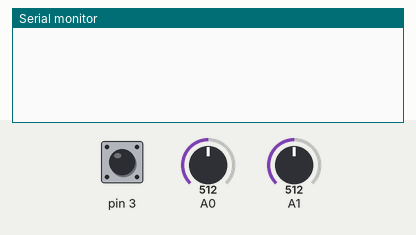
Simulated run of this sketch. Board: Arduino Uno, built with avr-gcc and run on an emulated ATmega328P. On the bench: the last lines printed to the serial monitor. The inputs (shaded band) are chosen by the test bench; at power-on: A0 = 512, A1 = 512, pin 3 HIGH.

Above: at 2.8 s.
2.9 s: A0 set to 0
At 3.8 s:
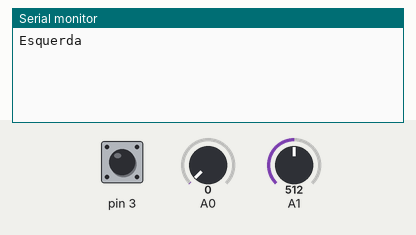
5.5 s: A1 set to 0
At 6.8 s:
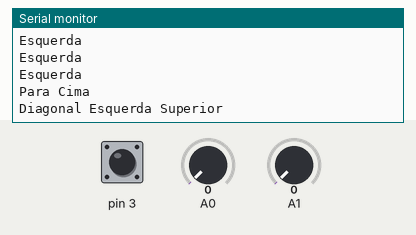
7.5 s: pin 3 pulled LOW for 1.3 s
10.3 s: A0 set to 1023
At 11.8 s:
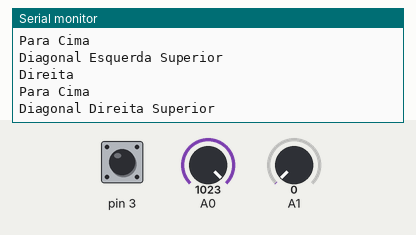
12.5 s: A1 set to 1023
At 13.7 s:
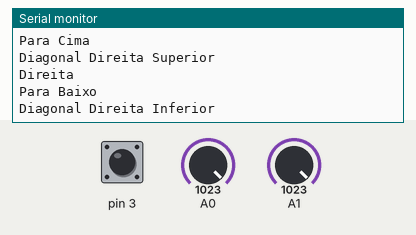
14.5 s: A0 set to 1009
At 15.6 s:
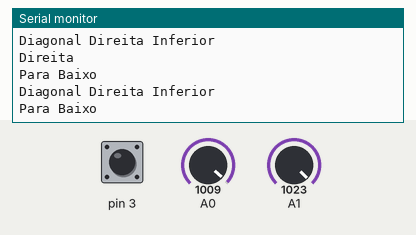

Measured:
- the behaviour switches between 1023 and 1022 on A0 (found by bisection; images 4 and 5)
- after the input at 2.9 s, the serial monitor: prints a new line after 0.10 s (image 1)
- after the input at 5.5 s, the serial monitor: prints a new line after 0.51 s (image 2)
- after the input at 10.3 s, the serial monitor: prints a new line after 0.71 s (image 3)
- after the input at 12.5 s, the serial monitor: prints a new line after 0.52 s (image 4)

The sketch:

sensor_joystick1.ino
```cpp
//void setup(){
//  pinMode(A0, INPUT);
//  pinMode(A1, INPUT);
//  pinMode(3, INPUT_PULLUP);
//  Serial.begin(9600);
//}

//void loop(){
//  delay(1000);
//  Serial.println("X: " + (String)analogRead(A0));
//  Serial.println("Y: " + (String)analogRead(A1));
//  Serial.println("Clique: " + (String)digitalRead(3));
//  Serial.println("");
//}

void setup(){
pinMode(A0, INPUT);
pinMode(A1, INPUT);
pinMode(3, INPUT_PULLUP);
Serial.begin(9600);
}

void loop(){
  delay(1000);
  int x = analogRead(A0);
  int y = analogRead(A1);
  int clique = digitalRead(3);

  if(x == 0){Serial.println("Esquerda");}
  if(x == 1023){Serial.println("Direita");}
  if(y == 0){Serial.println("Para Cima");}
  if(y == 1023){Serial.println("Para Baixo");}
  if(clique == LOW){Serial.println("Clicou");}
  if(x == 0 && y == 0){Serial.println("Diagonal Esquerda Superior");}
  if(x == 0 && y == 1023){Serial.println("Diagonal Esquerda Inferior");}
  if(x == 1023 && y == 0){Serial.println("Diagonal Direita Superior");}
  if(x == 1023 && y == 1023){Serial.println("Diagonal Direita Inferior");}
}
```
